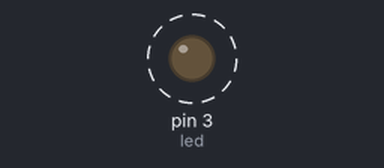
A program run on a simulated Arduino Uno, built with avr-gcc and run on an emulated ATmega328P. On the bench: output pins drawn as LEDs (lit = HIGH). Dashed ring = blinking. The local clock reads 2024-03-15 10:24:30 at power-on unless the program sets it; what the program prints to the serial monitor is not drawn.

Above: at 0.5 s.
Timing chart, 0 to 4.6 s (numbered marks = the images above):
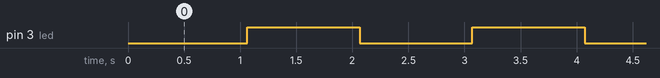

The program:

main.cpp
```cpp
#include <Arduino.h>
#include <ThreeWire.h>
#include <RtcDS1302.h>

#define led 3
ThreeWire myWire(4,5,2); // IO, SCLK, CE
RtcDS1302<ThreeWire>
Rtc(myWire);

void printDateTime(const RtcDateTime& dt)
{
  Serial.print(dt.Year(), DEC);
  Serial.print('/');
  Serial.print(dt.Month(), DEC);
  Serial.print('/');
  Serial.print(dt.Day(), DEC);
  Serial.print(' ');
  Serial.print(dt.Hour(), DEC);
  Serial.print(':');
  Serial.print(dt.Minute(), DEC);
  Serial.print(':');
  Serial.print(dt.Second(), DEC);
  Serial.println();
  Serial.print("Total Seconds since 1/1/2000 : ");
  Serial.print(dt.TotalSeconds());
  Serial.println();
}

void setup()
{
  Serial.begin(9600);
  Rtc.Begin();
  RtcDateTime setting_time(2020,2,2,23,31,10);// year, month, dayOfMonth, hour, minute, second
  printDateTime(setting_time);//Try to comment This line
  Rtc.SetDateTime(setting_time);
  pinMode(led, OUTPUT);
}
void loop()
{
  RtcDateTime now = Rtc.GetDateTime();
  now.Second()%2 ? digitalWrite(led, HIGH) : digitalWrite(led, LOW);
  printDateTime(now);
  delay(1000);
}
```

Measured:
- by itself, pin 3 (led): alternates HIGH for 1.0 s and LOW for 1.0 s
